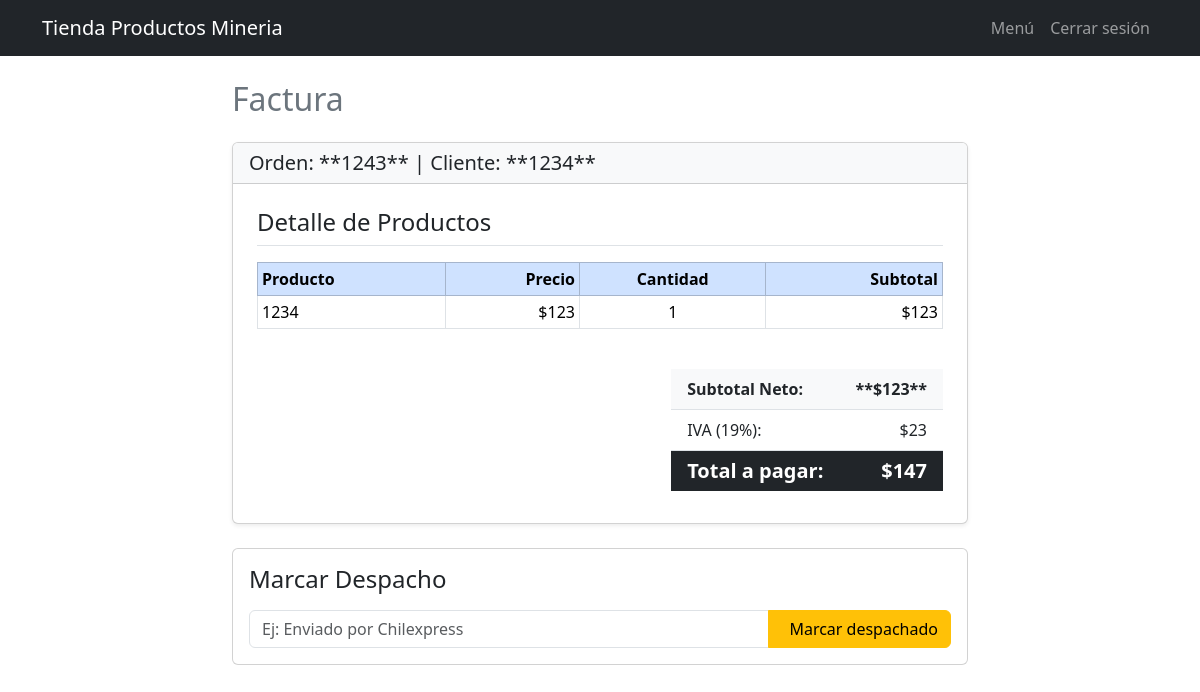
/invoices/3 (signed in), run on the app's committed database.
### app/models.py (models this page shows)
class Order(db.Model):
    id = db.Column(db.Integer, primary_key=True)
    order_number = db.Column(db.String(50), unique=True, nullable=False)
    customer_name = db.Column(db.String(120), nullable=False)
    address = db.Column(db.String(200), nullable=False)
    phone = db.Column(db.String(30), nullable=False)
    commune = db.Column(db.String(80), nullable=False)
    region = db.Column(db.String(80), nullable=False)
    status = db.Column(db.String(30), default="pendiente")
    created_at = db.Column(db.DateTime, default=datetime.utcnow)
    items = db.relationship('OrderItem', backref='order', cascade="all, delete-orphan")
    invoice = db.relationship('Invoice', backref='order', uselist=False)

class OrderItem(db.Model):
    id = db.Column(db.Integer, primary_key=True)
    order_id = db.Column(db.Integer, db.ForeignKey('order.id'), nullable=False)
    product_id = db.Column(db.Integer, db.ForeignKey('product.id'), nullable=False)
    quantity = db.Column(db.Integer, default=1)
    product = db.relationship('Product')

class Product(db.Model):
    id = db.Column(db.Integer, primary_key=True)
    name = db.Column(db.String(120), nullable=False)
    price = db.Column(db.Integer, nullable=False)

class Invoice(db.Model):
    id = db.Column(db.Integer, primary_key=True)
    order_id = db.Column(db.Integer, db.ForeignKey('order.id'), unique=True)
    iva_rate = db.Column(db.Float, default=0.19)
    total_net = db.Column(db.Integer, default=0)
    total_iva = db.Column(db.Integer, default=0)
    total_with_tax = db.Column(db.Integer, default=0)
    created_at = db.Column(db.DateTime, default=datetime.utcnow)

### app/invoices.py (the view)
@invoices_bp.route('/<int:order_id>')
@login_required
def view_invoice(order_id):
    order = Order.query.get_or_404(order_id)
    inv = order.invoice
    return render_template('invoice.html', order=order, invoice=inv)

### app/models.py (called while the page is built)
@login_manager.user_loader
def load_user(user_id):
    return User.query.get(int(user_id))

### app/templates/invoice.html (shortened to what this page needs)
{% extends 'base.html' %}
{% block content %}
<div class="row justify-content-center">
    <div class="col-lg-8">
        <h2 class="mb-4 text-secondary">Factura</h2>
        {% if invoice %}
        <div class="card shadow-sm mb-4">
            <div class="card-header bg-light">
                <p class="h5 mb-0">
                    Orden: **{{ order.order_number }}** | Cliente: **{{ order.customer_name }}**
                </p>
            </div>
            <div class="card-body p-4">
                <h4 class="mb-3 border-bottom pb-2">Detalle de Productos</h4>
                <div class="table-responsive mb-4">
                    <table class="table table-bordered table-sm align-middle">
                        <thead class="table-primary">
                            <tr>
                                <th>Producto</th>
                                <th class="text-end">Precio</th>
                                <th class="text-center">Cantidad</th>
                                <th class="text-end">Subtotal</th>
                            </tr>
                        </thead>
                        <tbody>
                            {% for item in order.items %}
                            <tr>
                                <td>{{ item.product.name }}</td>
                                <td class="text-end">${{ '%.0f'|format(item.product.price / 100) }}</td>
                                <td class="text-center">{{ item.quantity }}</td>
                                <td class="text-end">${{ '%.0f'|format((item.product.price * item.quantity) / 100) }}</td>
                            </tr>
                            {% endfor %}
                        </tbody>
                    </table>
                </div>
                <div class="row justify-content-end">
                    <div class="col-md-6 col-lg-5">
                        <ul class="list-group list-group-flush">
                            <li class="list-group-item d-flex justify-content-between align-items-center fw-bold bg-light">
                                Subtotal Neto:
                                <span>**${{ '%.0f'|format(invoice.total_net / 100) }}**</span>
                            </li>
                            <li class="list-group-item d-flex justify-content-between align-items-center">
                                IVA ({{ '%.0f'|format(invoice.iva_rate * 100) }}%):
                                <span>${{ '%.f'|format(invoice.total_iva / 100) }}</span>
                            </li>
                            <li class="list-group-item d-flex justify-content-between align-items-center h5 bg-dark text-white fw-bold">
                                Total a pagar:
                                <span>${{ '%.f'|format(invoice.total_with_tax / 100) }}</span>
                            </li>
                        </ul>
                    </div>
                </div>
            </div>
        </div>
        <div class="card p-3 mb-4">
            <h4 class="mb-3">Marcar Despacho</h4>
            <form action="/shipments/dispatch/{{ invoice.id }}" method="post" class="input-group">
                <input name="note" class="form-control" placeholder="Ej: Enviado por Chilexpress" aria-label="Nota de Despacho">
                <button type="submit" class="btn btn-warning">
                    Marcar despachado
                </button>
            </form>
        </div>
        {% else %}
        <div class="alert alert-danger" role="alert">
            <p class="mb-0">No se ha encontrado ninguna factura para esta orden.</p>
            <p class="small mt-1">Asegúrate de haber presionado 'Facturar' en el menú principal.</p>
        </div>
        {% endif %}
    </div>
</div>
{% endblock %}

### data on the page
Order: order_number "1243", customer_name "1234"
OrderItem: product.name "1234", quantity "1"
Product: item.product.price/100 "123", (item.product.price*item.quantity)/100 "123"
Invoice: invoice.total_net/100 "123", invoice.iva_rate*100 "19", invoice.total_iva/100 "23", invoice.total_with_tax/100 "147"
